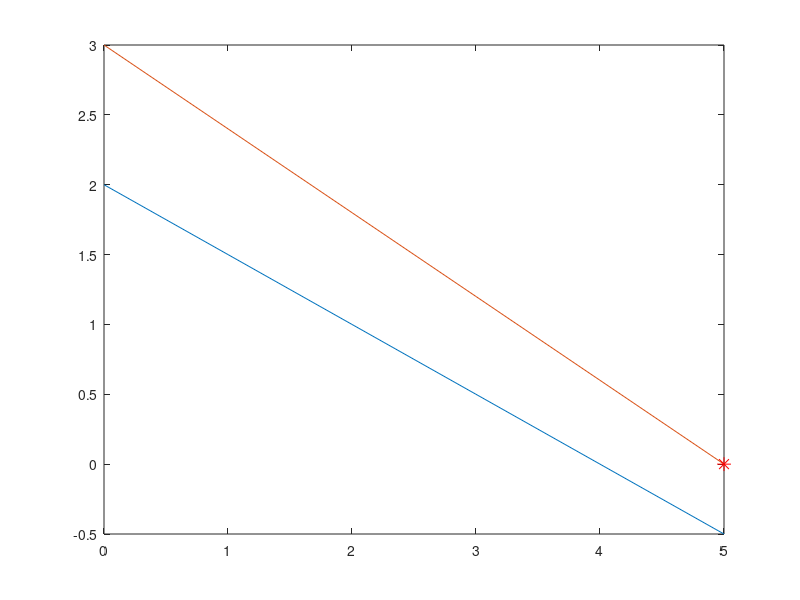

The MATLAB script that drew this image:
%% Min 3x1 + 2x2
% where s.t. are 
% 2x1 + 4x2 >= 8
% 3x1 + 5x2 >= 15
% x1, x2 >= 0

clc;
clear;

%% Phase 1, input parameter
C = [3, 2];
Z = @(x1, x2)3*x1 + 2*x2;

% Constraints 
A = [2 4; 3 5];
b = [8 ; 15];

% defining the st's functions 
C1 = @(x1, x2) 2*x1 + 4*x2 - 8;
C2 = @(x1, x2) 3*x1 + 5*x2 -15;

% number of constraitns
[m, n] = size(A);

%% Phase 2, plotting

x1 = 0:max(b./A(:, 1));

for i = 1:m
    x2 = (b(i)- A(i, 1) * x1) / A(i, 2);

    plot(x1, x2)
    hold on
end

%% Phase 3 Find intersection & corner points
% adding st's for x1 and x2 to be positive 
A = [A; eye(2)];
b = [b; zeros(2, 1)];

m = size(A, 1); % updating
pt = [];
for i = 1:m
    for j = i + 1: m 
        aa = [A(i, :); A(j, :)];
        bb = [b(i); b(j)];
        if (det(aa))
            X = aa \ bb;
            if(X >= 0)
                pt = [pt X];
            end
        end
    end
end

pt = unique(pt', "rows")';

disp(pt)


%% Phase 4 Find Feasable points 
FP = [];
z = [];
for i = 1:size(pt, 2) % 2 gives columns
    pt1 = pt(1, i); 
    pt2 = pt(2, i);
    if(C1(pt1, pt2) >= 0 && C2(pt1, pt2) >= 0)
        FP = [FP pt(:, i)]; % Store feasible points
        plot(pt1, pt2, '*r', 'MarkerSize', 10);
        cost = Z(pt1, pt2);
        z = [z cost];
    end
end

disp(FP)
disp(z)

%% Phase 5 finding optimal solution and value
[optimal_val index] = min(z)
optimal_sol = FP(:, index)
